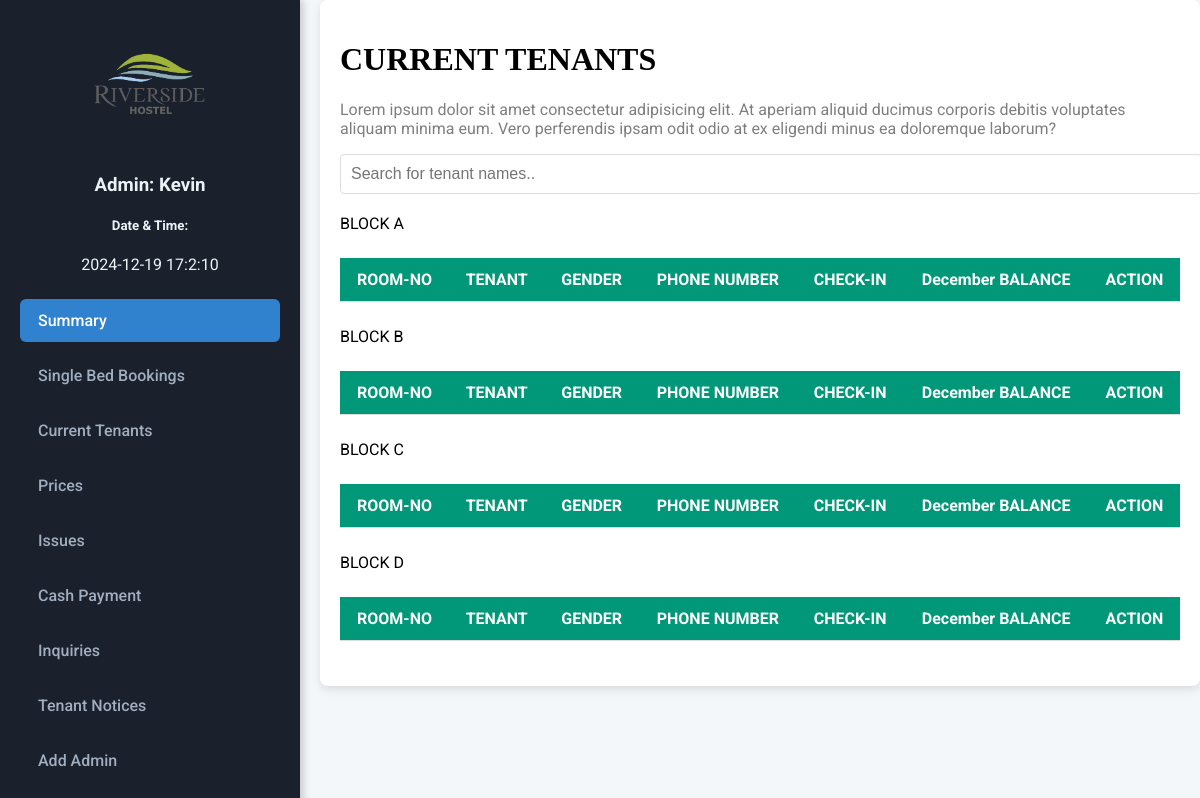
Page /ADMIN/addtenant.php (signed in) on the earlier database version.
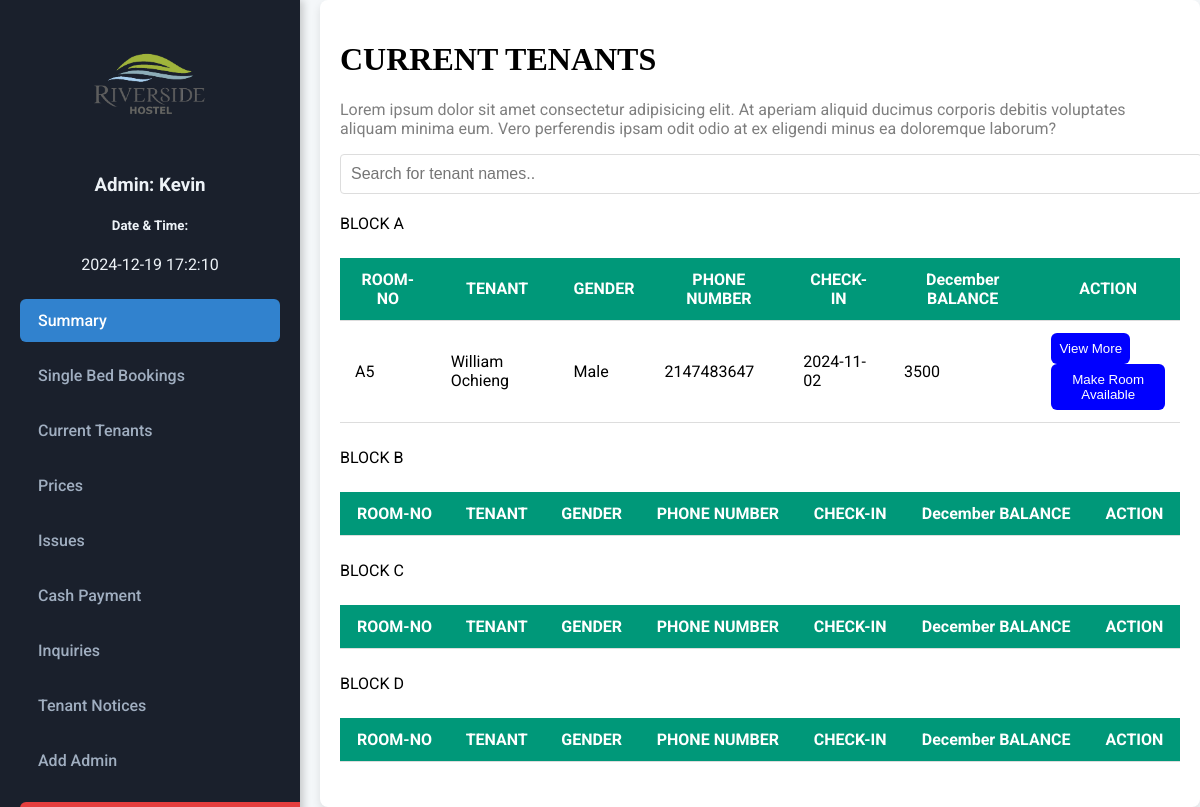
Same page on the later database version.
### tables this page shows
CREATE TABLE `tenantaccountblocka` (
  `RoomNo` varchar(4) NOT NULL,
  `FirstName` varchar(200) NOT NULL,
  `LastName` varchar(200) NOT NULL,
  `PhoneNumber` int(200) NOT NULL,
  `Username` varchar(200) NOT NULL,
  `Password` varchar(200) NOT NULL,
  `University` varchar(200) NOT NULL,
  `Checkin` date DEFAULT NULL,
  `D-O-B` date NOT NULL,
  `MonthBalance` varchar(10000) NOT NULL DEFAULT '3500 ',
  `RentStatus` varchar(100) NOT NULL,
  `Gender` varchar(200) NOT NULL,
  `FatherName` varchar(200) NOT NULL,
  `FatherNumber` varchar(200) NOT NULL,
  `Disease` varchar(200) DEFAULT NULL,
  `Doctor` varchar(200) DEFAULT NULL,
  `BloodGroup` varchar(200) DEFAULT NULL,
  `Email` varchar(200) DEFAULT NULL
);

### ADMIN/addtenant.php (the view, shortened to what this page needs)
<!DOCTYPE html>
<html lang="en">
<head>
</head>
<body>
    <div class="container">
        <div class="side">
            <?php include("base.php");
              $month = date('F');?>
        </div>
        <div class="tabo">
            <h1>CURRENT TENANTS</h1>
            <p>Lorem ipsum dolor sit amet consectetur adipisicing elit. At aperiam aliquid ducimus corporis debitis voluptates aliquam minima eum. Vero perferendis ipsam odit odio at ex eligendi minus ea doloremque laborum?</p>
            <input type="text" id="searchInput" placeholder="Search for tenant names.." onkeyup="searchTable()" style="margin-bottom: 20px; padding: 10px; width: 100%; font-size: 16px; border: 1px solid #ddd; border-radius: 4px;">
            <table id="tenantTable">
                <thead>
                    <tr>
                        <th>ROOM-NO</th>
                        <th>TENANT</th>
                        <th>GENDER</th>
                        <th>PHONE NUMBER</th>
                        <th>CHECK-IN</th>
                        <th> <?php echo $month?> BALANCE</th>
                        <th>ACTION</th>
                    </tr>
                </thead>
                <tbody>
                    <?php
                    include("connection.php");
                    $query = "SELECT * FROM tenantaccountblocka";
                    $result = mysqli_query($conn, $query);
                    if (mysqli_num_rows($result) > 0) {
                        while ($row = mysqli_fetch_assoc($result)) {
                            echo '<tr>
                                    <td>' . $row["RoomNo"] . '</td>
                                    <td>' . $row["FirstName"] . ' ' . $row["LastName"] . '</td>
                                    <td>' . $row["Gender"] . '</td>
                                    <td>' . $row["PhoneNumber"] . '</td>
                                    <td>' . $row["Checkin"] . '</td>
                                    <td>' . $row["MonthBalance"] . '</td>
                                    <td>
                                        <button class="drop-in-button"><a style="color: white; text-decoration: none;" href="viewtenantblocka.php?roomno=' . $row["RoomNo"] . '"> View More </a></button> <br>
                                          <button class="drop-in-button"><a style="color: white; text-decoration: none;" href="roomavailableblocka.php?roomno=' . $row["RoomNo"] . '"> Make Room Available </a></button>
                                    </td>
                                </tr>';
                        }
                    }
                    ?>
                </tbody>
            </table>
            <table id="tenantTable">
                <thead>
                    <tr>
                        <th>ROOM-NO</th>
                        <th>TENANT</th>
                        <th>GENDER</th>
                        <th>PHONE NUMBER</th>
                        <th>CHECK-IN</th>
                        <th> <?php echo $month?> BALANCE</th>
                        <th>ACTION</th>
                    </tr>
                </thead>
            </table>
            <table id="tenantTable">
                <thead>
                    <tr>
                        <th>ROOM-NO</th>
                        <th>TENANT</th>
                        <th>GENDER</th>
                        <th>PHONE NUMBER</th>
                        <th>CHECK-IN</th>
                        <th> <?php echo $month?> BALANCE</th>
                        <th>ACTION</th>
                    </tr>
                </thead>
            </table>
            <table id="tenantTable">
                <thead>
                    <tr>
                        <th>ROOM-NO</th>
                        <th>TENANT</th>
                        <th>GENDER</th>
                        <th>PHONE NUMBER</th>
                        <th>CHECK-IN</th>
                        <th> <?php echo $month?> BALANCE</th>
                        <th>ACTION</th>
                    </tr>
                </thead>
            </table>
        </div>
    </div>
</body>
</html>

Differences in the rows shown:
added tenantaccountblocka: RoomNo "A5", FirstName "William", LastName "Ochieng", Gender "Male", PhoneNumber "2147483647", Checkin "2024-11-02", MonthBalance "3500"
